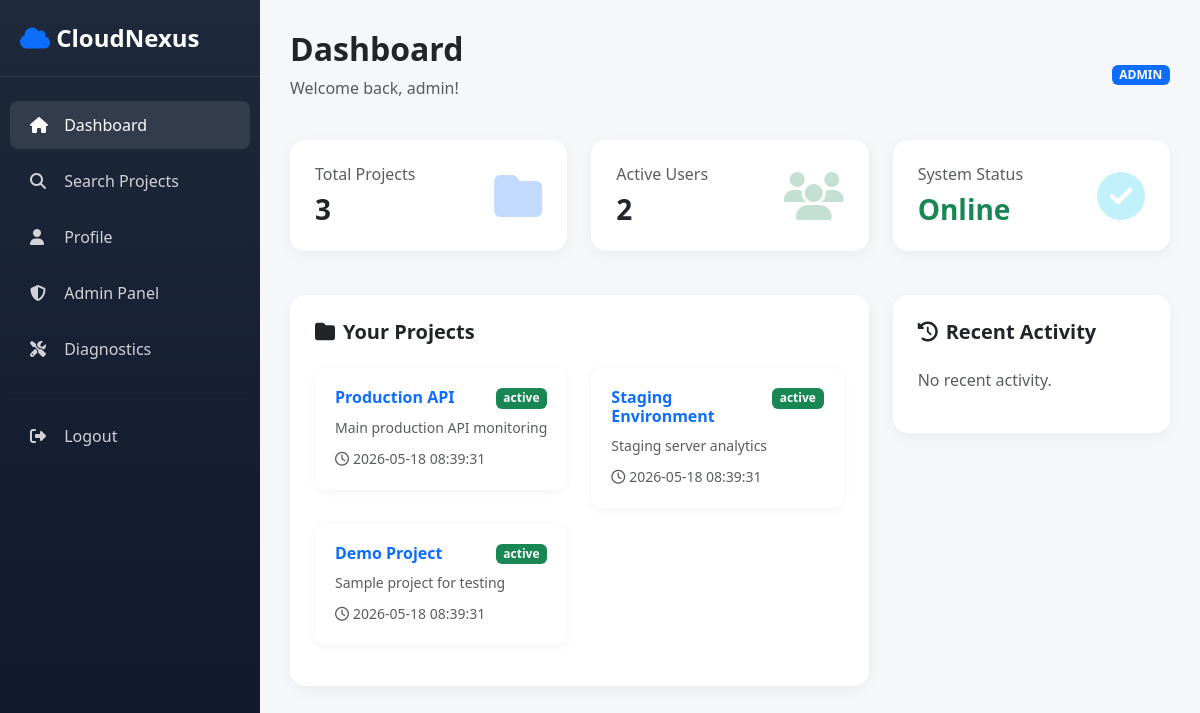
The app's page /dashboard (signed in) with its own data.
### tables this page shows
CREATE TABLE projects (
        id INTEGER PRIMARY KEY AUTOINCREMENT,
        user_id INTEGER NOT NULL,
        name TEXT NOT NULL,
        description TEXT,
        status TEXT DEFAULT 'active',
        created_at TIMESTAMP DEFAULT CURRENT_TIMESTAMP,
        updated_at TIMESTAMP DEFAULT CURRENT_TIMESTAMP,
        FOREIGN KEY (user_id) REFERENCES users(id)
    );

### app.py (the view)
@app.route('/dashboard')
@login_required
def dashboard():
    conn = get_db()
    c = conn.cursor()
    c.execute("SELECT * FROM projects WHERE user_id = ? OR (SELECT role FROM users WHERE id = ?) = 'admin'",
              (session['user_id'], session['user_id']))
    projects = c.fetchall()
    c.execute("SELECT COUNT(*) as total_users FROM users")
    total_users = c.fetchone()['total_users']
    c.execute("SELECT COUNT(*) as total_projects FROM projects")
    total_projects = c.fetchone()['total_projects']
    c.execute("SELECT * FROM audit_logs ORDER BY timestamp DESC LIMIT 10")
    recent_logs = c.fetchall()
    conn.close()
    return render_template('dashboard.html', projects=projects, total_users=total_users,
                         total_projects=total_projects, recent_logs=recent_logs)

### app.py (called while the page is built)
def get_db():
    conn = sqlite3.connect(DB_PATH)
    conn.row_factory = sqlite3.Row
    return conn

def login_required(f):
    @wraps(f)
    def decorated_function(*args, **kwargs):
        if 'user_id' not in session:
            flash('Please log in to access this page.', 'warning')
            return redirect(url_for('login'))
        return f(*args, **kwargs)
    return decorated_function

### templates/dashboard.html (shortened to what this page needs)
<!DOCTYPE html>
<html lang="en">
<head>
    <link href="https://cdn.jsdelivr.net/npm/bootstrap@5.3.0/dist/css/bootstrap.min.css" rel="stylesheet">
    <link rel="stylesheet" href="https://cdnjs.cloudflare.com/ajax/libs/font-awesome/6.4.0/css/all.min.css">
</head>
<body>
    <div class="sidebar">
        <div class="brand-logo">
            <i class="fas fa-cloud text-primary"></i> CloudNexus
        </div>
        <nav class="nav flex-column">
            <a class="nav-link active" href="{{ url_for('dashboard') }}">
                <i class="fas fa-home"></i> Dashboard
            </a>
            <a class="nav-link" href="{{ url_for('search') }}">
                <i class="fas fa-search"></i> Search Projects
            </a>
            <a class="nav-link" href="{{ url_for('profile') }}">
                <i class="fas fa-user"></i> Profile
            </a>
            {% if session.get('role') == 'admin' %}
            <a class="nav-link" href="{{ url_for('admin_panel') }}">
                <i class="fas fa-shield-alt"></i> Admin Panel
            </a>
            <a class="nav-link" href="{{ url_for('diagnostics') }}">
                <i class="fas fa-tools"></i> Diagnostics
            </a>
            {% endif %}
            <hr style="border-color: rgba(255,255,255,0.1); margin: 15px 10px;">
            <a class="nav-link" href="{{ url_for('logout') }}">
                <i class="fas fa-sign-out-alt"></i> Logout
            </a>
        </nav>
    </div>
    <div class="main-content">
        <div class="d-flex justify-content-between align-items-center mb-4">
            <div>
                <h2 class="fw-bold">Dashboard</h2>
                <p class="text-muted">Welcome back, {{ session.username }}!</p>
            </div>
            <div>
                <span class="badge bg-primary">{{ session.role|upper }}</span>
            </div>
        </div>
        <div class="row mb-4">
            <div class="col-md-4">
                <div class="stat-card">
                    <div class="d-flex justify-content-between align-items-center">
                        <div>
                            <h6 class="text-muted mb-2">Total Projects</h6>
                            <h3 class="fw-bold mb-0">{{ total_projects }}</h3>
                        </div>
                        <i class="fas fa-folder fa-3x text-primary opacity-25"></i>
                    </div>
                </div>
            </div>
            <div class="col-md-4">
                <div class="stat-card">
                    <div class="d-flex justify-content-between align-items-center">
                        <div>
                            <h6 class="text-muted mb-2">Active Users</h6>
                            <h3 class="fw-bold mb-0">{{ total_users }}</h3>
                        </div>
                        <i class="fas fa-users fa-3x text-success opacity-25"></i>
                    </div>
                </div>
            </div>
            <div class="col-md-4">
                <div class="stat-card">
                    <div class="d-flex justify-content-between align-items-center">
                        <div>
                            <h6 class="text-muted mb-2">System Status</h6>
                            <h3 class="fw-bold mb-0 text-success">Online</h3>
                        </div>
                        <i class="fas fa-check-circle fa-3x text-info opacity-25"></i>
                    </div>
                </div>
            </div>
        </div>
        <div class="row">
            <div class="col-md-8">
                <div class="stat-card">
                    <h5 class="fw-bold mb-4"><i class="fas fa-folder me-2"></i>Your Projects</h5>
                    {% if projects %}
                        <div class="row">
                            {% for project in projects %}
                            <div class="col-md-6 mb-3">
                                <a href="{{ url_for('view_project', project_id=project.id) }}" class="text-decoration-none">
                                    <div class="project-card">
                                        <div class="d-flex justify-content-between align-items-start mb-2">
                                            <h6 class="fw-bold mb-0">{{ project.name }}</h6>
                                            <span class="badge bg-success">{{ project.status }}</span>
                                        </div>
                                        <p class="text-muted small mb-2">{{ project.description or 'No description' }}</p>
                                        <small class="text-muted"><i class="far fa-clock me-1"></i>{{ project.created_at }}</small>
                                    </div>
                                </a>
                            </div>
                            {% endfor %}
                        </div>
                    {% else %}
                        <p class="text-muted">No projects found. Create your first project to get started.</p>
                    {% endif %}
                </div>
            </div>
            <div class="col-md-4">
                <div class="stat-card">
                    <h5 class="fw-bold mb-4"><i class="fas fa-history me-2"></i>Recent Activity</h5>
                    {% if recent_logs %}
                        <div class="list-group list-group-flush">
                            {% for log in recent_logs %}
                            <div class="list-group-item px-0 py-2">
                                <small class="fw-bold">{{ log.action }}</small>
                                <p class="mb-0 small text-muted">{{ log.details[:40] }}...</p>
                                <small class="text-muted" style="font-size: 0.75rem;">{{ log.timestamp }}</small>
                            </div>
                            {% endfor %}
                        </div>
                    {% else %}
                        <p class="text-muted">No recent activity.</p>
                    {% endif %}
                </div>
            </div>
        </div>
    </div>
</body>
</html>

### templates/dashboard.html (style rules this page uses)
:root { --sidebar-width: 260px; }
body { background: #f5f7fa; }
.sidebar { position: fixed; left: 0; top: 0; height: 100vh; width: var(--sidebar-width); background: linear-gradient(180deg, #1e293b 0%, #0f172a 100%); color: white; padding: 20px 0; overflow-y: auto; }
.main-content { margin-left: var(--sidebar-width); padding: 30px; }
.nav-link { color: rgba(255,255,255,0.8); padding: 12px 20px; border-radius: 8px; margin: 4px 10px; transition: all 0.3s; }
.nav-link:hover, .nav-link.active { background: rgba(255,255,255,0.1); color: white; }
.nav-link i { margin-right: 10px; width: 20px; }
.stat-card { background: white; border-radius: 15px; padding: 25px; box-shadow: 0 4px 15px rgba(0,0,0,0.05); margin-bottom: 20px; }
.project-card { background: white; border-radius: 12px; padding: 20px; box-shadow: 0 2px 10px rgba(0,0,0,0.05); transition: transform 0.3s, box-shadow 0.3s; cursor: pointer; }
.brand-logo { font-size: 1.5rem; font-weight: bold; padding: 0 20px 20px; border-bottom: 1px solid rgba(255,255,255,0.1); margin-bottom: 20px; }

### records on screen
projects: name "Production API", status "active", description "Main production API monitoring", created_at "2026-05-18 08:39:31"
projects: name "Staging Environment", status "active", description "Staging server analytics", created_at "2026-05-18 08:39:31"
projects: name "Demo Project", status "active", description "Sample project for testing", created_at "2026-05-18 08:39:31"

### other values on screen
{{ session.username }} "admin"
{{ session.role|upper }} "ADMIN"
{{ total_projects }} "3"
{{ total_users }} "2"
